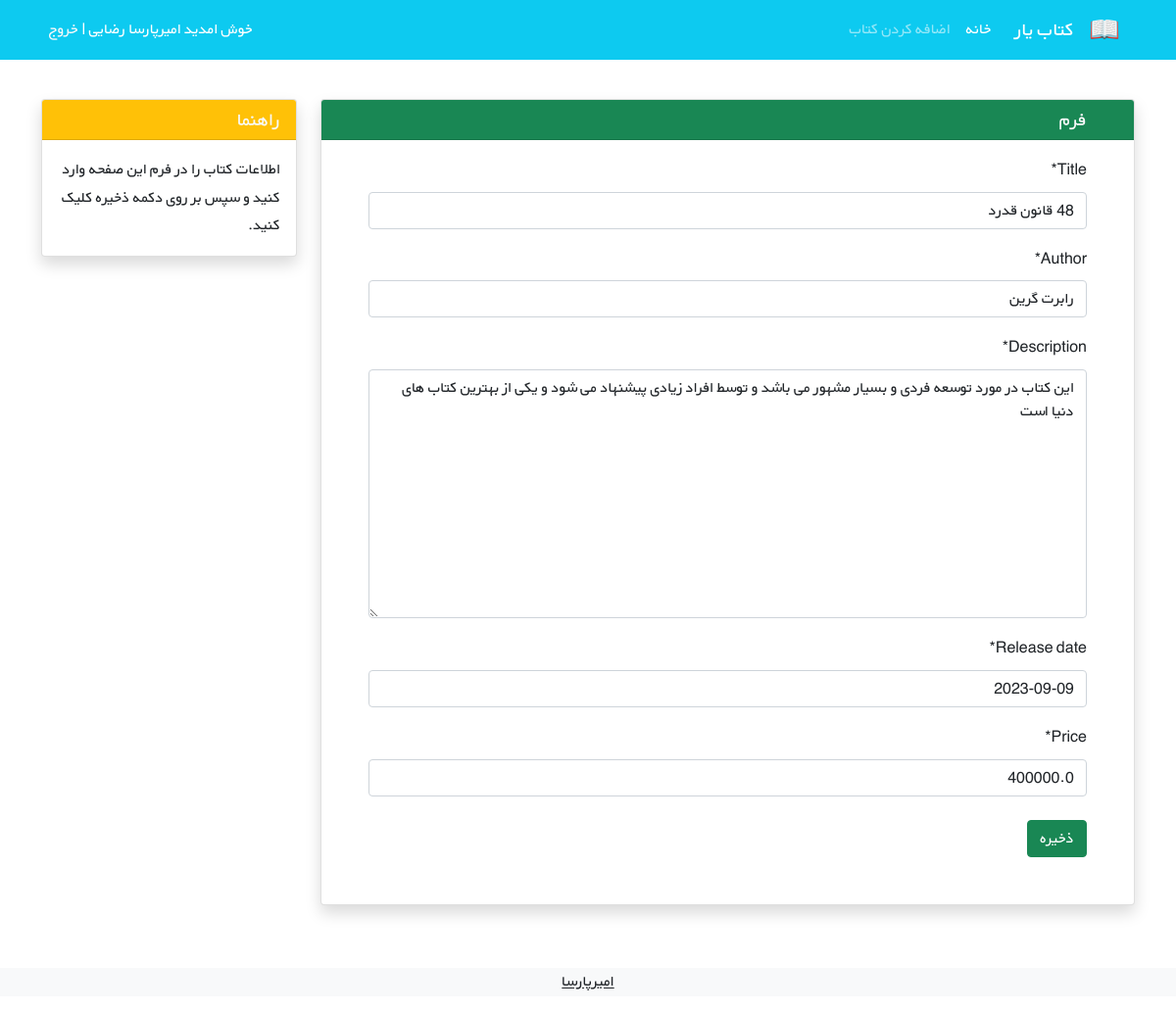
/books/update/8 (signed in), run on the app's committed database.
### accounts/models.py (models this page shows)
class CustomUserModel(AbstractUser):
    age = models.PositiveIntegerField(null=True, blank=False)

### books/models.py (models this page shows, shortened)
class Book(models.Model):
    title = models.CharField(max_length=200, blank=False, null=False)
    author = models.CharField(max_length=200)
    price = models.DecimalField(max_digits=9, decimal_places=1)
    description = models.TextField(blank=False, null=False)
    release_date = models.DateField()
    creation_date = models.DateTimeField(auto_now_add=True)
    visibility = models.BooleanField(default=True)

### books/views.py (the view)
# urls.py: path('update/<int:pk>', BookUpdateView.as_view(), name='book_update'),
class BookUpdateView(generic.UpdateView):
    model = Book
    template_name = 'books/book_update.html'
    context_object_name = 'book'
    fields = ['title', 'author', 'description', 'release_date', 'price']

### books/templates/books/book_update.html (shortened to what this page needs)
{% extends '_base.html' %}
{% load crispy_forms_tags %}
{% block content %}
    <div class="container mt-4" dir="rtl">
    <div class="row">
        <div class="col-9">
            <div class="card shadow my-3">
                <h5 class="card-header bg-success text-light px-5">فرم</h5>
                <div class="px-5 pt-3 pb-5">
                    <form method="POST">
                        {{ form|crispy }}
                        <button type="submit" class="btn btn-success mt-2">ذخیره</button>
                    </form>
                </div>
            </div>
        </div>
        <div class="col-3">
                <div class="card my-3 shadow">
                    <h5 class="card-header bg-warning text-light">راهنما</h5>
                    <div class="card-body">
                        <p class="card-text">
                            اطلاعات کتاب را در فرم این صفحه وارد کنید و سپس بر روی دکمه ذخیره کلیک کنید.
                        </p>
                    </div>
                </div>
        </div>
    </div>
</div>
{% endblock content %}

### templates/_base.html (shortened to what this page needs)
{% load i18n %}
{% load static %}
<!doctype html>
<html lang="en">
<head>
    <link href="https://cdn.jsdelivr.net/npm/bootstrap@5.1.3/dist/css/bootstrap.min.css" rel="stylesheet"
>
    <link rel="stylesheet" href="{% static 'css/style.css' %}">
</head>
<nav class="navbar navbar-expand-lg navbar-dark bg-info" dir="rtl">
    <div class="container">
        <a class="navbar-brand" href="#">
            <img src="{% static 'icons/book.png' %}" alt="" height="30"
                 class="d-inline-block align-text-top">
        </a>
        <a class="navbar-brand mx-3" href="#">کتاب یار</a>
        <div class="collapse navbar-collapse" id="navbarNavAltMarkup">
            <div class="navbar-nav">
                <a class="nav-link active" aria-current="page" href="{% url 'books_list' %}">خانه</a>
                <a class="nav-link" href="{% url 'book_create' %}">اضافه کردن کتاب</a>
            </div>
        </div>
        {% if user.is_authenticated %}
            <div class=" mx-2 text-white"> خوش امدید {{ user.first_name }} |
                <a class="link-light text-decoration-none" href="{% url 'logout' %}">خروج</a></div>
            </div>
        {% else %}
            <div class=" mx-2 text-white"> <a class="link-light text-decoration-none" href="{% url  'signup' %}">ثبت نام</a> |
                <a class="link-light text-decoration-none" href="{% url 'login' %}">ورود</a></div>
        {% endif %}
</nav>
{% block content %}
{% endblock content %}
<footer class="bg-light text-center text-lg-start mt-5">
    <div class="text-center bg-grey">
        <p><a class="text-dark" href="https://github.com/paamir" target="_blank">امیرپارسا</a></p>
    </div>
</footer>
</body>
</html>

### static/css/style.css (style rules this page uses)
* { font-family: 'BYekan', sans-serif; line-height: 1.8rem; }

### data on the page
CustomUserModel: first_name "امیرپارسا رضایی"
Book: title "48 قانون قدرد", author "رابرت گرین", description "این کتاب در مورد توسعه فردی و بسیار مشهور می باشد و توسط افراد زیادی پیشنهاد می شود و یکی از بهترین کتاب های دنیا است", release_date "2023-09-09", price "400000.0"
